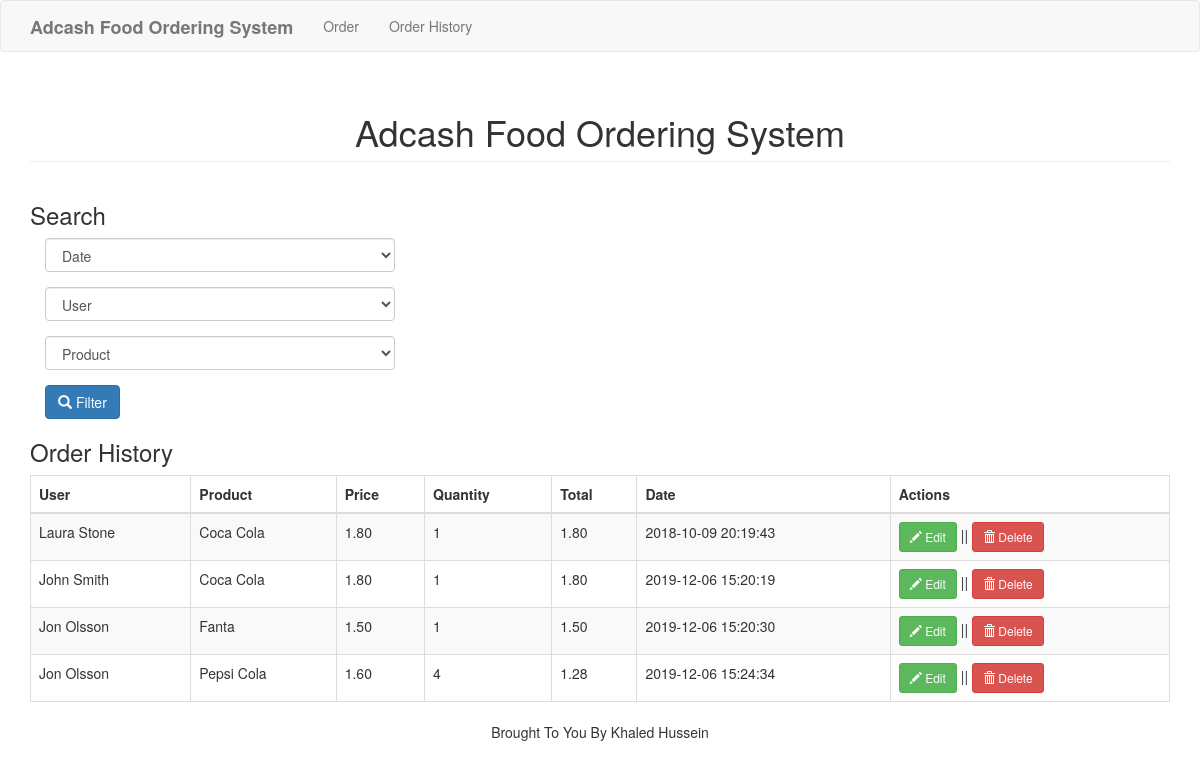
Page /orderhistory.php on the committed database.
### tables this page shows
CREATE TABLE `orders` (
  `order_id` int(11) NOT NULL,
  `order_date` datetime NOT NULL,
  `order_price` decimal(10,2) NOT NULL,
  `order_quantity` int(11) NOT NULL,
  `user_id` int(11) NOT NULL,
  `product_id` int(11) NOT NULL
);

CREATE TABLE `user` (
  `user_id` int(11) NOT NULL,
  `user_name` varchar(30) NOT NULL
);

CREATE TABLE `product` (
  `product_id` int(11) NOT NULL,
  `product_name` varchar(30) NOT NULL,
  `product_price` decimal(10,2) NOT NULL
);

### orderhistory.php (the view, shortened to what this page needs)
<?php include('header.php'); ?>
<body>
<?php include('navbar.php'); ?>
	<div class="container">
		<h1 class="page-header text-center">Adcash Food Ordering System</h1>
	</div>
	<div class="container">
		<h3 class="text-left">Search</h3>
		<div class="col-md-4">
		<form method="post" action="">
			<div class="form-group">
				<select name="search_date" class="form-control">
					<option value="100000">Date</option>
				</select>
			</div>
			<div class="form-group">
				<select name="user_id" class="form-control">
					<option value="%">User</option>
				</select>
			</div>
			<div class="form-group">
				<select name="product_id" class="form-control">
					<option value="%">Product</option>
				</select>
			</div>
			<div>
				<button type="submit" name="search" class="btn btn-primary"><span class="glyphicon glyphicon-search"></span> Filter</button>
			</div>
		</form>
		</div>
	</div>
	<div class="container">
		<h3 class="text-left">Order History</h3>
		<table class="table table-striped table-bordered">
			<thead>
				<th>User</th>
				<th>Product</th>
				<th>Price</th>
				<th>Quantity</th>
				<th>Total</th>
				<th>Date</th>
				<th>Actions</th>
			</thead>
			<tbody>
				<?php
					if(isset($_POST["search"])){
						$sql="SELECT * FROM orders o JOIN user u ON o.user_id=u.user_id JOIN product p ON o.product_id=p.product_id WHERE o.product_id LIKE '$_POST[product_id]' AND o.user_id LIKE '$_POST[user_id]' AND o.order_date>=DATE(NOW()) - INTERVAL '$_POST[search_date]' DAY";
					}else{
						$sql="SELECT * FROM orders o JOIN user u ON o.user_id=u.user_id JOIN product p ON o.product_id=p.product_id";
					}
						$query=$conn->query($sql);
						while($row=$query->fetch_array()){
                ?>
                    <tr>
						<td><?php echo $row['user_name']; ?></td>
						<td><?php echo $row['product_name']; ?></td>
						<td><?php echo $row['product_price']; ?></td>
						<td><?php echo $row['order_quantity']; ?></td>
						<td><?php echo $row['order_price']; ?></td>
						<td><?php echo $row['order_date']; ?></td>
						<td>
							<a href="#editorder<?php echo $row['order_id']; ?>" data-toggle="modal" class="btn btn-success btn-sm"><span class="glyphicon glyphicon-pencil"></span> Edit</a> || <a href="#deleteorder<?php echo $row['order_id']; ?>" data-toggle="modal" class="btn btn-danger btn-sm"><span class="glyphicon glyphicon-trash"></span> Delete</a>
						</td>
					</tr>
                <?php
                    }
                ?>
			</tbody>
		</table>
	</div>
</body>
<footer><center>Brought To You By Khaled Hussein</center></footer>
</html>

### header.php (shortened to what this page needs)
<!DOCTYPE html>
<html>
<head>
	<link rel="stylesheet" href="https://maxcdn.bootstrapcdn.com/bootstrap/3.3.7/css/bootstrap.min.css">
</head>

### navbar.php (shortened to what this page needs)
<nav class="navbar navbar-default">
  <div class="container">
    <div class="navbar-header">
      <a class="navbar-brand" href="index.php"><b>Adcash Food Ordering System</b></a>
    </div>
    <div class="collapse navbar-collapse" id="bs-example-navbar-collapse-1">
      <ul class="nav navbar-nav">
        <li><a href="index.php">Order</a></li>
        <li><a href="orderhistory.php">Order History</a></li>
       </ul>
    </div>
  </div>
</nav>

### rows in the picture
orders: user.user_name "Laura Stone", product.product_name "Coca Cola", product.product_price "1.80", order_quantity "1", order_price "1.80", order_date "2018-10-09 20:19:43"
orders: user.user_name "John Smith", product.product_name "Coca Cola", product.product_price "1.80", order_quantity "1", order_price "1.80", order_date "2019-12-06 15:20:19"
orders: user.user_name "Jon Olsson", product.product_name "Fanta", product.product_price "1.50", order_quantity "1", order_price "1.50", order_date "2019-12-06 15:20:30"
orders: user.user_name "Jon Olsson", product.product_name "Pepsi Cola", product.product_price "1.60", order_quantity "4", order_price "1.28", order_date "2019-12-06 15:24:34"
